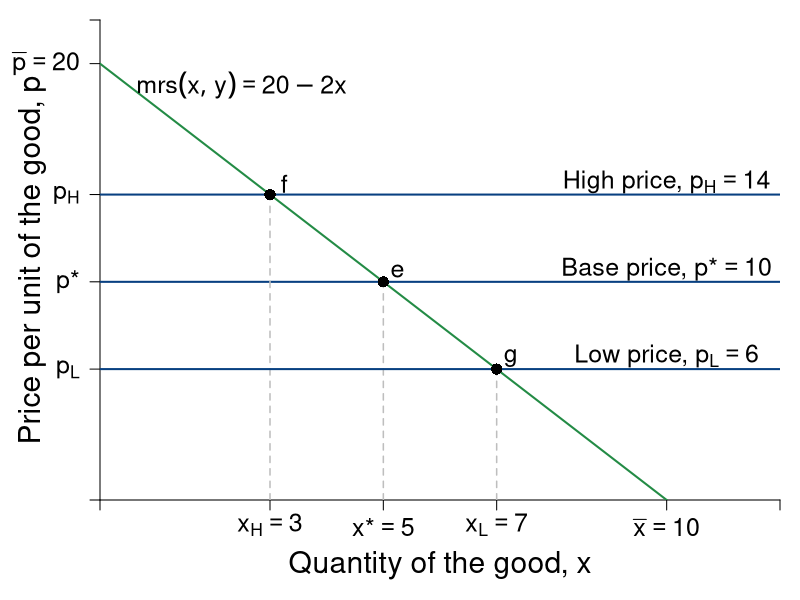

Source code (R):
require(shape)
pdf(file = "indmarketdemand/mrs_price_qql.pdf", width = 9, height = 7)

#Set parameters for graphics
axislabelsize <- 1.8
labelsize <- 1.5
namesize <- 1.8
annotatesize <- 1.5
graphlinewidth <- 2
segmentlinewidth <- 1.5

COL <- c("#7fc97f", "#beaed4", "#fdc086", "#ffff99", "#386cb0", "#f0027f", "#bf5b17", "#666666")
COLA <- c("#99d8c9","#66c2a4","#41ae76", "#238b45", "#005824")
COLB <- c("#4eb3d3", "#2b8cbe", "#0868ac","#084081")

par(mar =  c(5, 5, 1, 1))

mrsA <- function(x, rmax = 10, xmax = 20) {
  rmax - (rmax/xmax)*x
}

# uA <- function(x, y, rmax, rmax = 10, xmas = 20) {
#   y + rmax*x - (1/2)(rmax/xmax)*x^2
# }

xlims <- c(0, 12)
ylims <- c(0, 22)

npts <- 501 
x <- seq(xlims[1], xlims[2], length.out = npts)
y <- seq(ylims[1], ylims[2], length.out = npts) 
a <- c(46.08, 55, 64)
b <- c(46.08, 55, 64)

plot(0, 0, xlim = xlims, ylim = ylims, type = "n",
     xlab = expression(paste("")),
     ylab = expression(paste("")), 
     xaxt = "n", 
     yaxt = "n", 
     cex.lab = axislabelsize, 
     bty = "n",
     xaxs="i", 
     yaxs="i")

# ticksy <- seq(from = 0, to = ylims[2], by = 2)
# ylabels <- seq(from = 0, to = ylims[2], by = 2)
# ticksx <- seq(from = 0, to = xlims[2], by = 2)
# xlabels <- seq(from = 0, to = xlims[2], by = 2)
ticksy <- c(0, 6, 10, 14, 20, ylims[2])
ylabels <- c(NA, expression(paste(p[L])), expression(paste(p,"*")), expression(paste(p[H])), expression(paste(bar(p) == 20)), NA)
ticksx <- c(0, 3, 5, 7, 10, xlims[2])
xlabels <- c(NA, expression(paste(x[H] == 3)), expression(paste(x,"*" == 5)), expression(paste(x[L] == 7)), expression(paste(bar(x) == 10)), NA)

axis(1, at = ticksx, pos = 0, labels = xlabels, cex.axis = labelsize)
axis(2, at = ticksy, pos = 0, labels = ylabels, las = 1, cex.axis = labelsize)

npts <- 500 
xx1 <- seq(xlims[1], xlims[2], length.out = npts)

#xpoly <- c(0, 10, 0)
#ypoly <- c(5, 5, 10)
#polygon(x = xpoly, y = ypoly, col = COL[4], density=NULL, border = NA)

lines(xx1, mrsA(xx1, rmax = 20, xmax = 10), col = COLA[4], lwd = graphlinewidth)
#lines(xx1, brfB(xx1, alpha = 16, beta = 1/24), col = COLB[4], lwd = graphlinewidth)




#mtext(expression(paste("Quantity of the good, ", x)), side=1, line = 2.5, cex = axislabelsize)
text(0.5*xlims[2], -3, expression(paste("Quantity of the good, ", x)), xpd = TRUE, cex = axislabelsize) 
text(-1.2, 0.5*ylims[2], expression(paste("Price per unit of the good, ", p)), xpd = TRUE, cex = axislabelsize, srt = 90) 


segments(0, 10, xlims[2], 10, lty = 1, col = COLB[4] , lwd = graphlinewidth)
segments(5, 0, 5, 10, lty = 2, col = "gray" , lwd = segmentlinewidth)
text(10, 10.6, expression(paste("Base price, ", p,"*" == 10)), cex = labelsize)
points(5, 10, pch = 16, col = "black", cex = 1.5)
text(5.25, 10.5, expression(e), cex = annotatesize)

segments(0, 14, xlims[2], 14, lty = 1, col = COLB[4] , lwd = graphlinewidth)
segments(3, 0, 3, 14, lty = 2, col = "gray" , lwd = segmentlinewidth)
text(10, 14.6, expression(paste("High price, ", p[H] == 14)), cex = labelsize)
points(3, 14, pch = 16, col = "black", cex = 1.5)
text(3.25, 14.5, expression(f), cex = annotatesize)


segments(0, 6, xlims[2], 6, lty = 1, col = COLB[4] , lwd = graphlinewidth)
segments(7, 0, 7, 6, lty = 2, col = "gray" , lwd = segmentlinewidth)
text(10, 6.6, expression(paste("Low price, ", p[L] == 6)), cex = labelsize)
points(7, 6, pch = 16, col = "black", cex = 1.5)
text(7.25, 6.5, expression(g), cex = annotatesize)


#text(7.3, 2.5, expression("Curve"))
#Arrows(7.3, 3.5, 7.3, 6.1, col = "black", lty = 1, lwd = 2, arr.type = "triangle", arr.lwd = 0.5)

#Label the iso-welfare functions for the HG, Aisha
# text(3.8, 1.5, expression(u[1]^A))
# text(4.6, 1.5, expression(u[2]^A))
# text(5.5, 1.5, expression(u[3]^A))
#text(6.6, 8.3, expression(u[4]^A))


#Label the indifference curves for the HG, Betty
# text(7.6, 17, expression(u[1]^B))
# text(6.75, 17, expression(u[2]^B))
# text(6, 17, expression(u[3]^B))
#text(3.4, 6.9, expression(v[4]^B))

#Label mrs function
text(2.5, 19, expression(paste(mrs(x,y) == 20 - 2*x)), cex = labelsize)
#Arrows(10, 7.5, 10, 5, col = "black", lty = 1, lwd = 2, arr.type = "triangle", arr.lwd = 0.5)

#Label satiation
#text(20, 3.5, expression(paste(bar(x) == "Point")))
#text(20, 3, expression(paste("of Satiation")))
#Arrows(20, 2.5, 20, 0.5, col = "black", lty = 1, lwd = 2, arr.type = "triangle", arr.lwd = 0.5)

#Label highest willingness to pay
#text(5, 10, expression("Consumer Surplus"))
#text(5, 9, expression(paste(CS==frac(1, 2)*bgroup("(",bar(r) - p,")")*x)))
#Arrows(5, 8.5, 5, 6, col = "black", lty = 1, lwd = 2, arr.type = "triangle", arr.lwd = 0.5)

dev.off()
